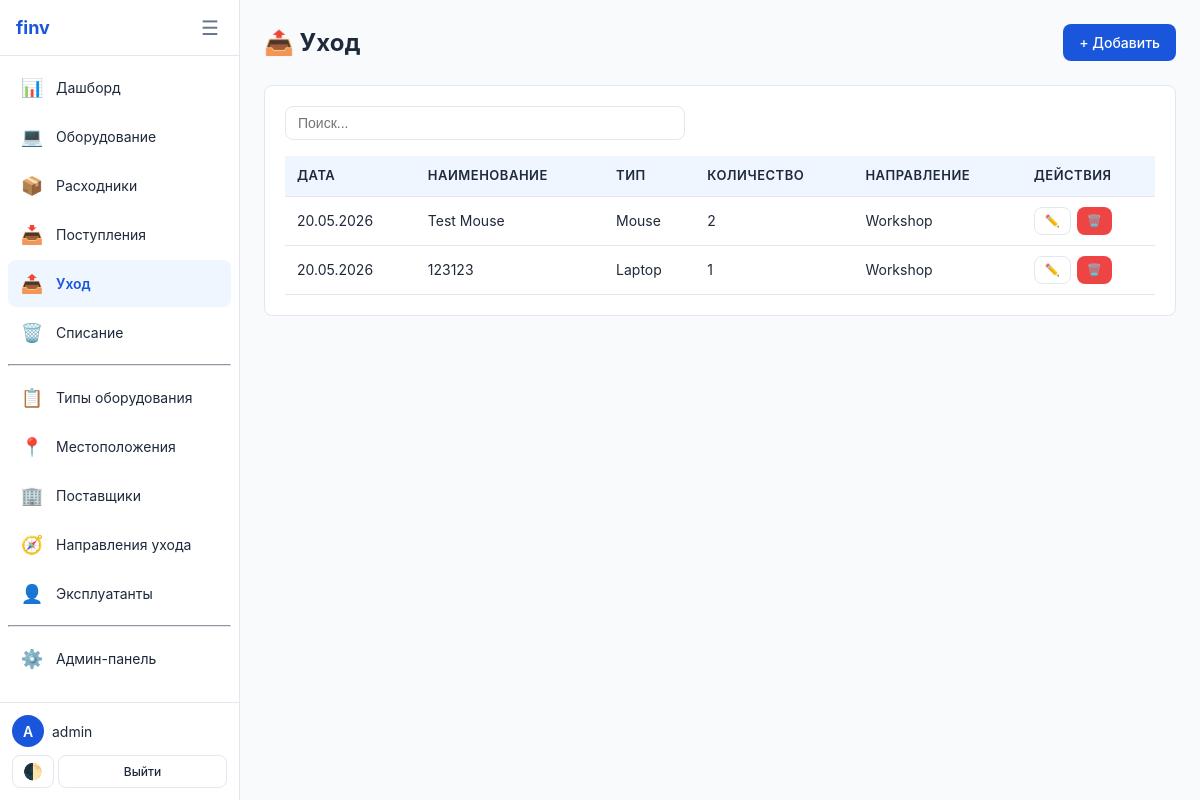
The app's page /disposals/ (signed in) with its own data.
### inventory/models.py (models this page shows, shortened)
class Disposal(models.Model):
    date = models.DateField("Дата ухода", auto_now_add=True)
    equipment_type = models.ForeignKey(
        EquipmentType, on_delete=models.PROTECT, verbose_name="Тип расходника"
    )
    name = models.CharField("Наименование", max_length=255)
    quantity = models.PositiveIntegerField("Количество")
    direction = models.ForeignKey(
        DisposalDirection, on_delete=models.SET_NULL, null=True, blank=True,
        verbose_name="Направление ухода"
    )
    created_at = models.DateTimeField(auto_now_add=True)
    class Meta:
        verbose_name = "Уход"
        verbose_name_plural = "Уходы"
        ordering = ["-date"]

class EquipmentType(models.Model):
    name = models.CharField("Наименование", max_length=255, unique=True)
    class Meta:
        verbose_name = "Тип оборудования/расходника"
        verbose_name_plural = "Типы оборудования/расходников"
        ordering = ["name"]
    def __str__(self):
        return self.name

class DisposalDirection(models.Model):
    name = models.CharField("Наименование", max_length=255, unique=True)
    class Meta:
        verbose_name = "Направление ухода"
        verbose_name_plural = "Направления ухода"
        ordering = ["name"]
    def __str__(self):
        return self.name

### inventory/views.py (the view)
# urls.py: path("disposals/", views.DisposalListView.as_view(), name="disposal_list"),
class DisposalListView(LoginRequiredMixin, ListView):
    model = Disposal
    template_name = "inventory/disposal_list.html"
    context_object_name = "disposal_list"
    paginate_by = 25
    def get_queryset(self):
        qs = Disposal.objects.select_related("equipment_type", "direction")
        q = self.request.GET.get("q", "")
        if q:
            qs = qs.filter(
                Q(name__icontains=q) |
                Q(equipment_type__name__icontains=q) |
                Q(direction__name__icontains=q)
            )
        return qs
    def get_context_data(self, **kwargs):
        ctx = super().get_context_data(**kwargs)
        ctx.update(get_sidebar_context(self.request))
        ctx["q"] = self.request.GET.get("q", "")
        ctx["section"] = "disposals"
        return ctx

### inventory/views.py (called while the page is built)
def get_sidebar_context(request):
    return {"current_user": request.user}

### templates/inventory/disposal_list.html (shortened to what this page needs)
{% extends "inventory/base.html" %}
{% block content %}
<div class="page-header">
    <h1>📤 Уход</h1>
    {% if user.is_staff or perms.inventory.change_equipment %}
    <a href="{% url 'disposal_add' %}" class="btn btn-primary">+ Добавить</a>
    {% endif %}
</div>
<div class="card">
    <form method="get" style="margin-bottom: 16px;">
        <div class="search-bar">
            <input type="text" name="q" class="form-control" placeholder="Поиск..." value="{{ q }}" data-search>
        </div>
    </form>
    <div class="table-wrapper">
        <table>
            <thead>
                <tr>
                    <th>Дата</th>
                    <th>Наименование</th>
                    <th>Тип</th>
                    <th>Количество</th>
                    <th>Направление</th>
                    <th>Действия</th>
                </tr>
            </thead>
            <tbody>
                {% for d in disposal_list %}
                <tr>
                    <td>{{ d.date|date:"d.m.Y" }}</td>
                    <td>{{ d.name }}</td>
                    <td>{{ d.equipment_type }}</td>
                    <td>{{ d.quantity }}</td>
                    <td>{{ d.direction|default:"—" }}</td>
                    <td>
                        <div class="btn-group">
                            {% if user.is_staff or perms.inventory.change_equipment %}
                            <a href="{% url 'disposal_edit' d.pk %}" class="btn btn-sm btn-outline">✏️</a>
                            {% endif %}
                            {% if user.is_staff %}
                            <a href="{% url 'disposal_delete' d.pk %}" class="btn btn-sm btn-danger">🗑️</a>
                            {% endif %}
                        </div>
                    </td>
                </tr>
                {% empty %}
                <tr><td colspan="6" style="text-align:center; color:var(--text-muted);">Нет записей</td></tr>
                {% endfor %}
            </tbody>
        </table>
    </div>
</div>
{% endblock %}

### templates/inventory/base.html (shortened to what this page needs)
<!DOCTYPE html>
<html lang="ru" data-theme="light">
<head>
    {% load static %}
    <link rel="stylesheet" href="{% static 'css/style.css' %}">
</head>
<body>
<div class="wrapper">
    <aside class="sidebar" id="sidebar">
        <div class="sidebar-header">
            <h2>finv</h2>
            <button class="toggle-btn" id="sidebar-toggle" title="Скрыть/показать">☰</button>
        </div>
        <nav class="sidebar-nav">
            <a href="{% url 'dashboard' %}"><span class="icon">📊</span><span class="label">Дашборд</span></a>
            <a href="{% url 'equipment_list' %}"><span class="icon">💻</span><span class="label">Оборудование</span></a>
            <a href="{% url 'consumable_list' %}"><span class="icon">📦</span><span class="label">Расходники</span></a>
            <a href="{% url 'receipt_list' %}"><span class="icon">📥</span><span class="label">Поступления</span></a>
            <a href="{% url 'disposal_list' %}"><span class="icon">📤</span><span class="label">Уход</span></a>
            <a href="{% url 'writeoff_list' %}"><span class="icon">🗑️</span><span class="label">Списание</span></a>
            <hr style="border-color: var(--border); margin: 8px 0;">
            <a href="{% url 'eqtype_list' %}"><span class="icon">📋</span><span class="label">Типы оборудования</span></a>
            <a href="{% url 'location_list' %}"><span class="icon">📍</span><span class="label">Местоположения</span></a>
            <a href="{% url 'supplier_list' %}"><span class="icon">🏢</span><span class="label">Поставщики</span></a>
            <a href="{% url 'direction_list' %}"><span class="icon">🧭</span><span class="label">Направления ухода</span></a>
            <a href="{% url 'operator_list' %}"><span class="icon">👤</span><span class="label">Эксплуатанты</span></a>
            {% if user.is_staff %}
            <hr style="border-color: var(--border); margin: 8px 0;">
            <a href="{% url 'admin:index' %}"><span class="icon">⚙️</span><span class="label">Админ-панель</span></a>
            {% endif %}
        </nav>
        <div class="sidebar-footer">
            <div class="user-info">
                <div class="user-avatar">{{ user.username|first|upper }}</div>
                <span>{{ user.username }}</span>
            </div>
            <div style="margin-top: 8px; display: flex; gap: 4px;">
                <button class="theme-toggle" id="theme-toggle" title="Сменить тему">🌓</button>
                <a href="{% url 'logout' %}" class="btn btn-outline btn-sm" style="flex:1; justify-content:center;">Выйти</a>
            </div>
        </div>
    </aside>
    <main class="main-content">
        {% block content %}{% endblock %}
    </main>
</div>
</body>
</html>

### static/css/style.css (style rules this page uses)
:root { --primary: #1a56db; --primary-dark: #1341b0; --primary-light: #3b82f6; --primary-bg: #eff6ff; --sidebar-width: 240px; --sidebar-collapsed: 60px; --header-height: 56px; --bg: #f8fafc; --card-bg: #ffffff; --text: #1e293b; --text-muted: #64748b; --border: #e2e8f0; --danger: #ef4444; --success: #22c55e; --warning: #f59e0b; --radius: 8px; }
* { margin: 0; padding: 0; box-sizing: border-box; }
body { font-family: -apple-system, BlinkMacSystemFont, 'Segoe UI', Roboto, sans-serif; background: var(--bg); color: var(--text); font-size: 14px; line-height: 1.5; overflow-x: hidden; }
.wrapper { display: flex; min-height: 100vh; }
.sidebar { width: var(--sidebar-width); background: var(--card-bg); border-right: 1px solid var(--border); display: flex; flex-direction: column; position: fixed; top: 0; left: 0; height: 100vh; z-index: 100; transition: width 0.3s ease; overflow: hidden; }
.sidebar-header { padding: 16px; border-bottom: 1px solid var(--border); display: flex; align-items: center; justify-content: space-between; height: var(--header-height); }
.sidebar-header h2 { font-size: 18px; color: var(--primary); white-space: nowrap; overflow: hidden; }
.toggle-btn { background: none; border: none; color: var(--text-muted); cursor: pointer; font-size: 20px; padding: 4px; border-radius: 4px; }
.sidebar-nav { flex: 1; padding: 8px; overflow-y: auto; }
.sidebar-nav a { display: flex; align-items: center; padding: 10px 12px; color: var(--text); text-decoration: none; border-radius: var(--radius); margin-bottom: 2px; white-space: nowrap; transition: background 0.15s; }
.sidebar-nav a.active { background: var(--primary-bg); color: var(--primary); font-weight: 600; }
.sidebar-nav a .icon { font-size: 18px; width: 24px; text-align: center; flex-shrink: 0; }
.sidebar-nav a .label { margin-left: 12px; transition: opacity 0.2s; }
.sidebar-footer { padding: 12px; border-top: 1px solid var(--border); }
.sidebar-footer .user-info { display: flex; align-items: center; gap: 8px; white-space: nowrap; overflow: hidden; }
.user-avatar { width: 32px; height: 32px; border-radius: 50%; background: var(--primary); color: #fff; display: flex; align-items: center; justify-content: center; font-weight: 600; font-size: 14px; flex-shrink: 0; }
.main-content { flex: 1; margin-left: var(--sidebar-width); transition: margin-left 0.3s ease; padding: 24px; min-height: 100vh; }
.page-header { display: flex; justify-content: space-between; align-items: center; margin-bottom: 24px; flex-wrap: wrap; gap: 12px; }
.page-header h1 { font-size: 24px; font-weight: 700; }
.card { background: var(--card-bg); border: 1px solid var(--border); border-radius: var(--radius); padding: 20px; margin-bottom: 20px; }
.table-wrapper { overflow-x: auto; }
table { width: 100%; border-collapse: collapse; font-size: 14px; }
table th, table td { padding: 10px 12px; text-align: left; border-bottom: 1px solid var(--border); white-space: nowrap; }
table th { background: var(--primary-bg); color: var(--text); font-weight: 600; font-size: 13px; text-transform: uppercase; letter-spacing: 0.5px; }
.form-control { width: 100%; padding: 8px 12px; border: 1px solid var(--border); border-radius: var(--radius); background: var(--card-bg); color: var(--text); font-size: 14px; transition: border-color 0.15s; }
.btn { display: inline-flex; align-items: center; gap: 6px; padding: 8px 16px; border: none; border-radius: var(--radius); font-size: 14px; font-weight: 500; cursor: pointer; text-decoration: none; transition: background 0.15s, transform 0.1s; }
.btn-primary { background: var(--primary); color: #fff; }
.btn-danger { background: var(--danger); color: #fff; }
.btn-outline { background: transparent; border: 1px solid var(--border); color: var(--text); }
.btn-sm { padding: 4px 10px; font-size: 12px; }
.btn-group { display: flex; gap: 6px; flex-wrap: wrap; }
.search-bar { display: flex; gap: 8px; max-width: 400px; }
.search-bar input { flex: 1; }
.theme-toggle { background: none; border: 1px solid var(--border); border-radius: var(--radius); padding: 6px 10px; cursor: pointer; color: var(--text); font-size: 16px; }

### records on screen
Disposal: date "20.05.2026", name "Test Mouse", equipment_type "Mouse", quantity "2", direction "Workshop"
Disposal: date "20.05.2026", name "123123", equipment_type "Laptop", quantity "1", direction "Workshop"

### other values on screen
{{ user.username|first|upper }} "A"
{{ user.username }} "admin"
